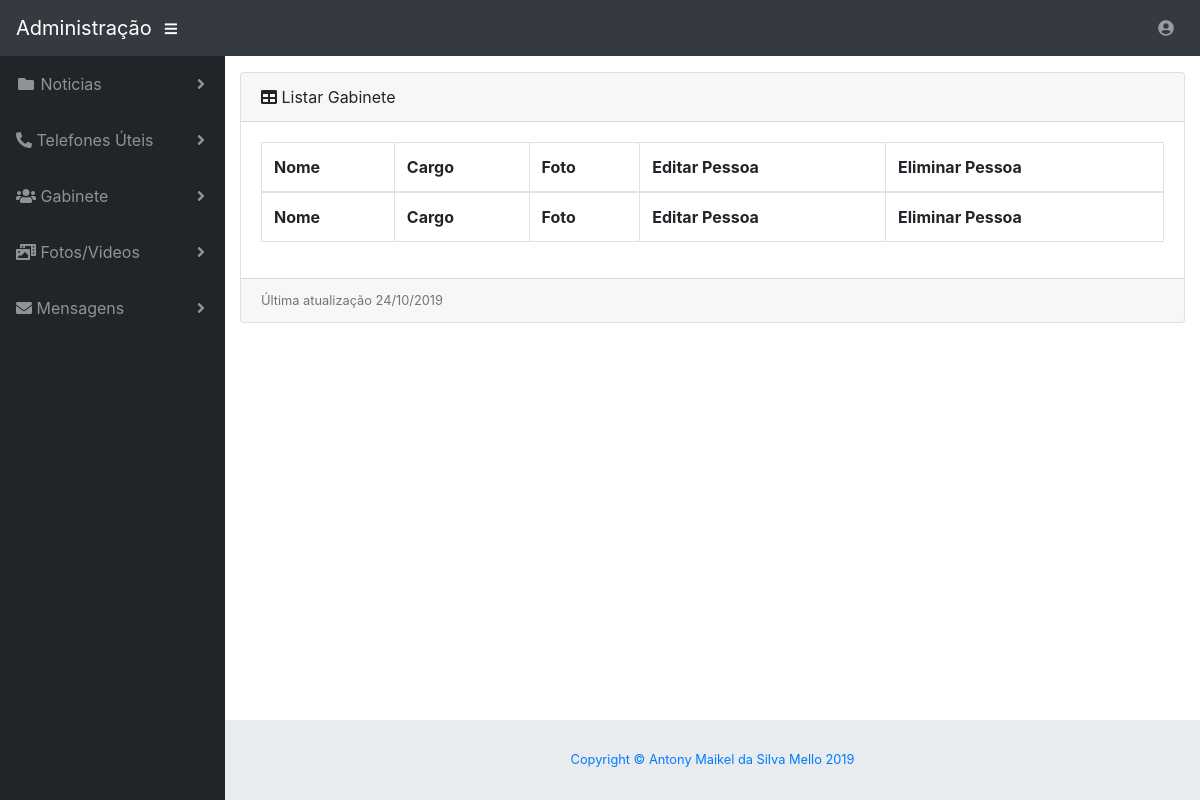
The app's page /Administrador/gabinete/listar.php, older data.
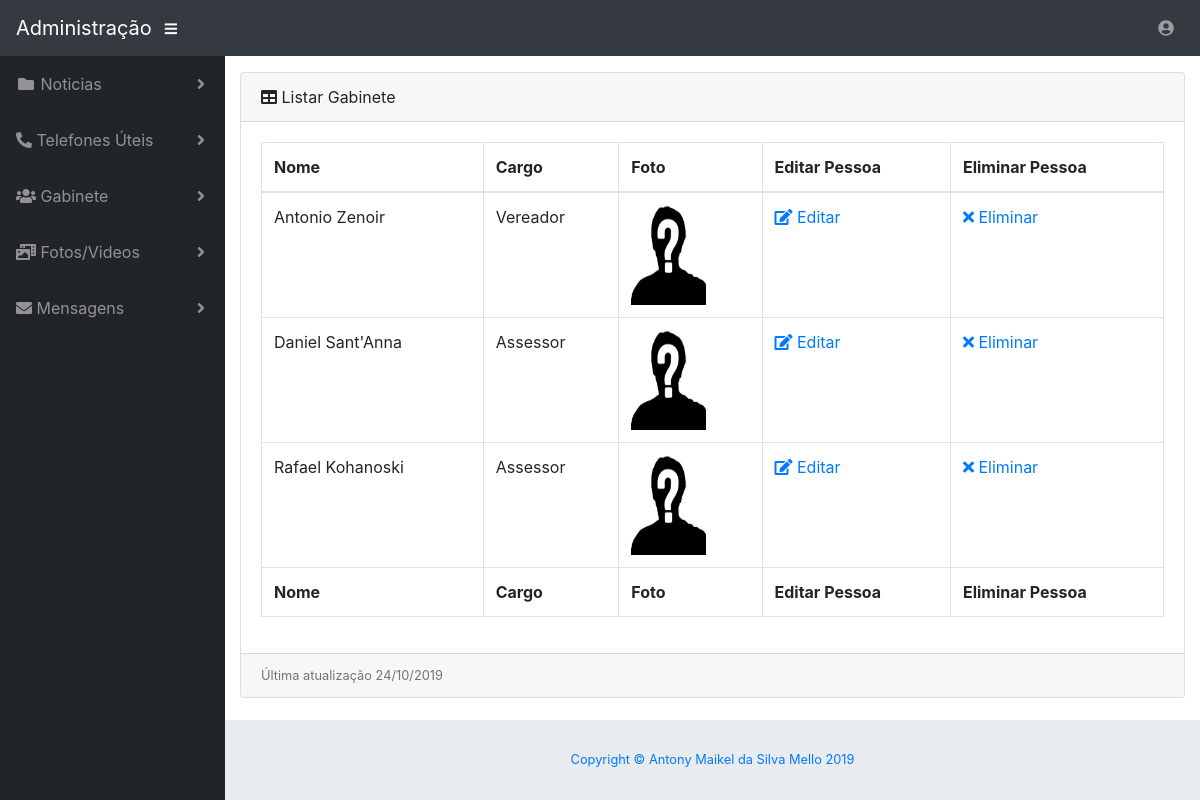
The same page, newer data.
### tables this page shows
CREATE TABLE `gabinete` (
  `id` int(10) UNSIGNED NOT NULL,
  `nome` varchar(100) NOT NULL,
  `cargo` varchar(50) NOT NULL,
  `foto` varchar(500) NOT NULL
);

### Administrador/gabinete/funcoes.class.php (called while the page is built, shortened)
<?php
class Funcoes extends Conexao {
    function listar() {
        try {
            $conecta = $this->conectar();
            $conecta->beginTransaction();
            $sql = "SELECT * FROM gabinete order by nome";
            $listar = $conecta->prepare($sql);
            $listar->execute();
            return $listar->fetchAll();
        } catch (PDOException $exc) {
            if ((isset($conecta)) && ($conecta->inTransaction())) {
                $conecta->rollBack();
            }
            print($exc->getMessage());
            return array();
        } finally {
            if (isset($conecta)) {
                unset($conecta);
            }
        }
    }
}

### Administrador/gabinete/listar.php (the view, shortened to what this page needs)
<?php include_once '../header.php';
  include_once "funcoes.class.php";
  $funcoes = new Funcoes();
  $listar = $funcoes->listar();
?>
<div class="card mb-3">
          <div class="card-header">
            <i class="fas fa-table"></i>
            Listar Gabinete</div>
          <div class="card-body">
            <div class="table-responsive">
              <table class="table table-bordered" id="dataTable" width="100%" cellspacing="0">
                <thead>
                  <tr>
                    <th>Nome</th>
                    <th>Cargo</th>
                    <th>Foto</th>
                    <th>Editar Pessoa</th>
                    <th>Eliminar Pessoa</th>
                  </tr>
                </thead>
                <tfoot>
                  <tr>
                    <th>Nome</th>
                    <th>Cargo</th>
                    <th>Foto</th>
                    <th>Editar Pessoa</th>
                    <th>Eliminar Pessoa</th>
                  </tr>
                </tfoot>
                <tbody>
            <?php
            foreach ($listar as $linha) {
                ?>
                  <tr>
                    <td><?php echo $linha['nome']; ?></td>
                    <td><?php echo $linha['cargo']; ?></td>
                    <td><img src="img/<?php echo $linha['foto']; ?>" height="100" width="75" onclick='window.open(this.src)'></td>
                    <td><a href="editar.php"><i class="fas fa-edit"></i> Editar</a></td>
                    <td><a href="excluir.php?ID=<?php echo $linha['id']; ?>"><i class="fas fa-times"></i> Eliminar</a></td>
                  </tr><?php }; ?>
                </tbody>
              </table>
            </div>
          </div>
          <div class="card-footer small text-muted">Última atualização 24/10/2019</div>
        </div>
        <?php
include_once '../footer.php';
?>

### Administrador/header.php (shortened to what this page needs)
<!DOCTYPE html>
<html lang="en">
<head>
  <link href="../template/vendor/fontawesome-free/css/all.min.css" rel="stylesheet" type="text/css">
  <link href="../template/vendor/datatables/dataTables.bootstrap4.css" rel="stylesheet">
  <link href="../template/css/sb-admin.css" rel="stylesheet">
  <link href="../template/fontawesome/css/all.min.css" rel="stylesheet" type="text/css">
</head>
<body id="page-top">
  <nav class="navbar navbar-expand navbar-dark bg-dark static-top">
    <a class="navbar-brand mr-1" href="#">Administração</a>
    <button class="btn btn-link btn-sm text-white order-1 order-sm-0" id="sidebarToggle" href="#">
      <i class="fas fa-bars"></i>
    </button>
    <ul class="navbar-nav ml-auto ml-md-0">
      <li class="nav-item dropdown no-arrow">
        <a class="nav-link dropdown-toggle" href="#" id="userDropdown" role="button" data-toggle="dropdown" aria-haspopup="true" aria-expanded="false">
          <i class="fas fa-user-circle fa-fw"></i>
        </a>
      </li>
    </ul>
  </nav>
  <div id="wrapper">
    <ul class="sidebar navbar-nav">
      <li class="nav-item dropdown">
        <a class="nav-link dropdown-toggle" href="#" id="pagesDropdown" role="button" data-toggle="dropdown" aria-haspopup="true" aria-expanded="false">
          <i class="fas fa-fw fa-folder"></i>
          <span>Noticias</span>
        </a>
      </li>
      <li class="nav-item dropdown">
        <a class="nav-link dropdown-toggle" href="#" id="pagesDropdown" role="button" data-toggle="dropdown" aria-haspopup="true" aria-expanded="false">
          <i class="fas fa-phone-alt"></i>
          <span>Telefones Úteis</span>
        </a>
      </li>
      <li class="nav-item dropdown">
        <a class="nav-link dropdown-toggle" href="#" id="pagesDropdown" role="button" data-toggle="dropdown" aria-haspopup="true" aria-expanded="false">
          <i class="fas fa-users"></i>
          <span>Gabinete</span>
        </a>
      </li>
      <li class="nav-item dropdown">
        <a class="nav-link dropdown-toggle" href="#" id="pagesDropdown" role="button" data-toggle="dropdown" aria-haspopup="true" aria-expanded="false">
        <i class="fas fa-photo-video"></i>
          <span>Fotos/Videos</span>
        </a>
      </li>
      <li class="nav-item dropdown">
        <a class="nav-link dropdown-toggle" href="#" id="pagesDropdown" role="button" data-toggle="dropdown" aria-haspopup="true" aria-expanded="false">
          <i class="fas fa-envelope"></i>
          <span>Mensagens</span>
        </a>
      </li>
    </ul>
    <div id="content-wrapper">
      <div class="container-fluid">

### Administrador/footer.php (shortened to what this page needs)
      <footer class="sticky-footer">
        <div class="container my-auto">
          <div class="copyright text-center my-auto">
            <a href="https://www.linkedin.com/in/antonydsm/"><span>Copyright © Antony Maikel da Silva Mello 2019</span></a>
          </div>
        </div>
      </footer>
    </div>
  </div>
</body>
</html>

Row changes from the older to the newer data that the page shows:
added gabinete: nome "Antonio Zenoir", cargo "Vereador", foto (picture)
added gabinete: nome "Daniel Sant'Anna", cargo "Assessor", foto (picture)
added gabinete: nome "Rafael Kohanoski", cargo "Assessor", foto (picture)
